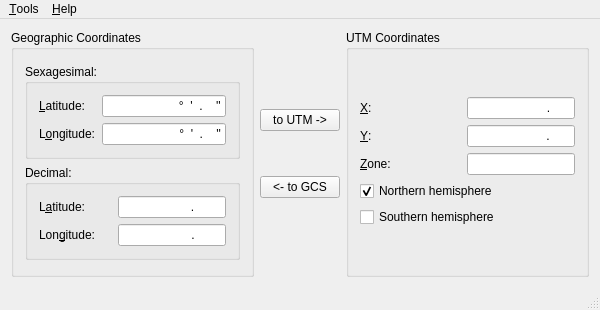
<?xml version="1.0" encoding="UTF-8"?>
<ui version="4.0">
 <class>MainWindow</class>
 <widget class="QMainWindow" name="MainWindow">
  <property name="geometry">
   <rect>
    <x>0</x>
    <y>0</y>
    <width>600</width>
    <height>310</height>
   </rect>
  </property>
  <property name="windowTitle">
   <string>Coordinates Conversion Simple Tool</string>
  </property>
  <property name="windowIcon">
   <iconset resource="icons.qrc">
    <normaloff>:/icons/globe.png</normaloff>:/icons/globe.png</iconset>
  </property>
  <widget class="QWidget" name="centralWidget">
   <layout class="QHBoxLayout" name="horizontalLayout">
    <item>
     <widget class="QGroupBox" name="groupBox">
      <property name="sizePolicy">
       <sizepolicy hsizetype="Expanding" vsizetype="Preferred">
        <horstretch>0</horstretch>
        <verstretch>0</verstretch>
       </sizepolicy>
      </property>
      <property name="title">
       <string>Geographic Coordinates</string>
      </property>
      <layout class="QVBoxLayout" name="verticalLayout_5">
       <item>
        <spacer name="verticalSpacer_4">
         <property name="orientation">
          <enum>Qt::Vertical</enum>
         </property>
         <property name="sizeHint" stdset="0">
          <size>
           <width>20</width>
           <height>20</height>
          </size>
         </property>
        </spacer>
       </item>
       <item>
        <widget class="QGroupBox" name="groupBox_4">
         <property name="title">
          <string>Sexagesimal:</string>
         </property>
         <layout class="QVBoxLayout" name="verticalLayout_2">
          <item>
           <layout class="QGridLayout" name="gridLayout_3">
            <item row="1" column="1">
             <widget class="QLineEdit" name="longitudeSexagecimal">
              <property name="toolTip">
               <string>DD°MM'SS.SS''</string>
              </property>
              <property name="inputMask">
               <string>####°##'##.####''</string>
              </property>
              <property name="text">
               <string>°'.''</string>
              </property>
              <property name="alignment">
               <set>Qt::AlignRight|Qt::AlignTrailing|Qt::AlignVCenter</set>
              </property>
             </widget>
            </item>
            <item row="0" column="0">
             <widget class="QLabel" name="label_6">
              <property name="text">
               <string>&amp;Latitude:</string>
              </property>
              <property name="buddy">
               <cstring>latitudeSexsagecimal</cstring>
              </property>
             </widget>
            </item>
            <item row="0" column="1">
             <widget class="QLineEdit" name="latitudeSexsagecimal">
              <property name="toolTip">
               <string>DD°MM'SS.SS''</string>
              </property>
              <property name="inputMask">
               <string>###°##'##.####''</string>
              </property>
              <property name="text">
               <string>°'.''</string>
              </property>
              <property name="alignment">
               <set>Qt::AlignRight|Qt::AlignTrailing|Qt::AlignVCenter</set>
              </property>
             </widget>
            </item>
            <item row="1" column="0">
             <widget class="QLabel" name="label_7">
              <property name="text">
               <string>L&amp;ongitude:</string>
              </property>
              <property name="buddy">
               <cstring>longitudeSexagecimal</cstring>
              </property>
             </widget>
            </item>
           </layout>
          </item>
         </layout>
        </widget>
       </item>
       <item>
        <widget class="QGroupBox" name="groupBox_3">
         <property name="title">
          <string>Decimal:</string>
         </property>
         <layout class="QVBoxLayout" name="verticalLayout_4">
          <item>
           <layout class="QGridLayout" name="gridLayout_2">
            <item row="0" column="0">
             <widget class="QLabel" name="label">
              <property name="text">
               <string>L&amp;atitude:</string>
              </property>
              <property name="buddy">
               <cstring>latitude</cstring>
              </property>
             </widget>
            </item>
            <item row="0" column="1">
             <widget class="QLineEdit" name="latitude">
              <property name="sizePolicy">
               <sizepolicy hsizetype="Fixed" vsizetype="Fixed">
                <horstretch>0</horstretch>
                <verstretch>0</verstretch>
               </sizepolicy>
              </property>
              <property name="toolTip">
               <string>DD.DDDD</string>
              </property>
              <property name="inputMethodHints">
               <set>Qt::ImhFormattedNumbersOnly</set>
              </property>
              <property name="inputMask">
               <string>###.########</string>
              </property>
              <property name="text">
               <string>.</string>
              </property>
              <property name="alignment">
               <set>Qt::AlignRight|Qt::AlignTrailing|Qt::AlignVCenter</set>
              </property>
             </widget>
            </item>
            <item row="1" column="0">
             <widget class="QLabel" name="label_2">
              <property name="text">
               <string>Lon&amp;gitude:</string>
              </property>
              <property name="buddy">
               <cstring>longitude</cstring>
              </property>
             </widget>
            </item>
            <item row="1" column="1">
             <widget class="QLineEdit" name="longitude">
              <property name="sizePolicy">
               <sizepolicy hsizetype="Fixed" vsizetype="Fixed">
                <horstretch>0</horstretch>
                <verstretch>0</verstretch>
               </sizepolicy>
              </property>
              <property name="toolTip">
               <string>DD.DDDD</string>
              </property>
              <property name="inputMethodHints">
               <set>Qt::ImhFormattedNumbersOnly</set>
              </property>
              <property name="inputMask">
               <string>####.########</string>
              </property>
              <property name="text">
               <string>.</string>
              </property>
              <property name="alignment">
               <set>Qt::AlignRight|Qt::AlignTrailing|Qt::AlignVCenter</set>
              </property>
             </widget>
            </item>
           </layout>
          </item>
         </layout>
        </widget>
       </item>
       <item>
        <spacer name="verticalSpacer_3">
         <property name="orientation">
          <enum>Qt::Vertical</enum>
         </property>
         <property name="sizeHint" stdset="0">
          <size>
           <width>20</width>
           <height>20</height>
          </size>
         </property>
        </spacer>
       </item>
      </layout>
     </widget>
    </item>
    <item>
     <layout class="QVBoxLayout" name="verticalLayout_3">
      <property name="sizeConstraint">
       <enum>QLayout::SetFixedSize</enum>
      </property>
      <item>
       <spacer name="verticalSpacer_2">
        <property name="orientation">
         <enum>Qt::Vertical</enum>
        </property>
        <property name="sizeType">
         <enum>QSizePolicy::Preferred</enum>
        </property>
        <property name="sizeHint" stdset="0">
         <size>
          <width>20</width>
          <height>40</height>
         </size>
        </property>
       </spacer>
      </item>
      <item>
       <widget class="QPushButton" name="toUTM">
        <property name="sizePolicy">
         <sizepolicy hsizetype="Fixed" vsizetype="Fixed">
          <horstretch>0</horstretch>
          <verstretch>0</verstretch>
         </sizepolicy>
        </property>
        <property name="text">
         <string>to UTM -&gt;</string>
        </property>
       </widget>
      </item>
      <item>
       <widget class="QPushButton" name="toGCS">
        <property name="sizePolicy">
         <sizepolicy hsizetype="Fixed" vsizetype="Fixed">
          <horstretch>0</horstretch>
          <verstretch>0</verstretch>
         </sizepolicy>
        </property>
        <property name="text">
         <string>&lt;- to GCS</string>
        </property>
       </widget>
      </item>
      <item>
       <spacer name="verticalSpacer">
        <property name="orientation">
         <enum>Qt::Vertical</enum>
        </property>
        <property name="sizeType">
         <enum>QSizePolicy::Preferred</enum>
        </property>
        <property name="sizeHint" stdset="0">
         <size>
          <width>20</width>
          <height>40</height>
         </size>
        </property>
       </spacer>
      </item>
     </layout>
    </item>
    <item>
     <widget class="QGroupBox" name="groupBox_2">
      <property name="sizePolicy">
       <sizepolicy hsizetype="Expanding" vsizetype="Preferred">
        <horstretch>0</horstretch>
        <verstretch>0</verstretch>
       </sizepolicy>
      </property>
      <property name="title">
       <string>UTM Coordinates</string>
      </property>
      <layout class="QVBoxLayout" name="verticalLayout">
       <item>
        <spacer name="verticalSpacer_6">
         <property name="orientation">
          <enum>Qt::Vertical</enum>
         </property>
         <property name="sizeHint" stdset="0">
          <size>
           <width>20</width>
           <height>40</height>
          </size>
         </property>
        </spacer>
       </item>
       <item>
        <layout class="QGridLayout" name="gridLayout">
         <item row="0" column="0">
          <widget class="QLabel" name="label_3">
           <property name="text">
            <string>&amp;X:</string>
           </property>
           <property name="buddy">
            <cstring>x</cstring>
           </property>
          </widget>
         </item>
         <item row="0" column="1">
          <widget class="QLineEdit" name="x">
           <property name="sizePolicy">
            <sizepolicy hsizetype="Preferred" vsizetype="Fixed">
             <horstretch>0</horstretch>
             <verstretch>0</verstretch>
            </sizepolicy>
           </property>
           <property name="toolTip">
            <string>X coordinate in meters</string>
           </property>
           <property name="inputMethodHints">
            <set>Qt::ImhFormattedNumbersOnly</set>
           </property>
           <property name="inputMask">
            <string>######.######</string>
           </property>
           <property name="alignment">
            <set>Qt::AlignRight|Qt::AlignTrailing|Qt::AlignVCenter</set>
           </property>
          </widget>
         </item>
         <item row="1" column="0">
          <widget class="QLabel" name="label_4">
           <property name="text">
            <string>&amp;Y:</string>
           </property>
           <property name="buddy">
            <cstring>y</cstring>
           </property>
          </widget>
         </item>
         <item row="1" column="1">
          <widget class="QLineEdit" name="y">
           <property name="sizePolicy">
            <sizepolicy hsizetype="Preferred" vsizetype="Fixed">
             <horstretch>0</horstretch>
             <verstretch>0</verstretch>
            </sizepolicy>
           </property>
           <property name="toolTip">
            <string>X coordinate in meters</string>
           </property>
           <property name="inputMethodHints">
            <set>Qt::ImhFormattedNumbersOnly</set>
           </property>
           <property name="inputMask">
            <string>#######.######</string>
           </property>
           <property name="alignment">
            <set>Qt::AlignRight|Qt::AlignTrailing|Qt::AlignVCenter</set>
           </property>
          </widget>
         </item>
         <item row="2" column="0">
          <widget class="QLabel" name="label_5">
           <property name="text">
            <string>&amp;Zone:</string>
           </property>
           <property name="buddy">
            <cstring>zone</cstring>
           </property>
          </widget>
         </item>
         <item row="2" column="1">
          <widget class="QLineEdit" name="zone">
           <property name="sizePolicy">
            <sizepolicy hsizetype="Preferred" vsizetype="Fixed">
             <horstretch>0</horstretch>
             <verstretch>0</verstretch>
            </sizepolicy>
           </property>
           <property name="toolTip">
            <string>The UTM Zone</string>
           </property>
           <property name="inputMethodHints">
            <set>Qt::ImhFormattedNumbersOnly</set>
           </property>
           <property name="inputMask">
            <string>##</string>
           </property>
           <property name="alignment">
            <set>Qt::AlignRight|Qt::AlignTrailing|Qt::AlignVCenter</set>
           </property>
          </widget>
         </item>
        </layout>
       </item>
       <item>
        <widget class="QCheckBox" name="northern">
         <property name="text">
          <string>Northern hemisphere</string>
         </property>
         <property name="checked">
          <bool>true</bool>
         </property>
         <property name="autoExclusive">
          <bool>true</bool>
         </property>
        </widget>
       </item>
       <item>
        <widget class="QCheckBox" name="southern">
         <property name="text">
          <string>Southern hemisphere</string>
         </property>
         <property name="autoExclusive">
          <bool>true</bool>
         </property>
        </widget>
       </item>
       <item>
        <spacer name="verticalSpacer_5">
         <property name="orientation">
          <enum>Qt::Vertical</enum>
         </property>
         <property name="sizeHint" stdset="0">
          <size>
           <width>20</width>
           <height>40</height>
          </size>
         </property>
        </spacer>
       </item>
      </layout>
     </widget>
    </item>
   </layout>
  </widget>
  <widget class="QMenuBar" name="menuBar">
   <property name="geometry">
    <rect>
     <x>0</x>
     <y>0</y>
     <width>600</width>
     <height>19</height>
    </rect>
   </property>
   <widget class="QMenu" name="menuTools">
    <property name="title">
     <string>&amp;Tools</string>
    </property>
    <widget class="QMenu" name="menu_Datum">
     <property name="title">
      <string>&amp;Datum</string>
     </property>
     <property name="icon">
      <iconset resource="icons.qrc">
       <normaloff>:/icons/world-go.png</normaloff>:/icons/world-go.png</iconset>
     </property>
     <addaction name="actionWGS84"/>
     <addaction name="actionHayford"/>
    </widget>
    <addaction name="menu_Datum"/>
   </widget>
   <widget class="QMenu" name="menuHelp">
    <property name="title">
     <string>&amp;Help</string>
    </property>
    <addaction name="actionAbout"/>
   </widget>
   <addaction name="menuTools"/>
   <addaction name="menuHelp"/>
  </widget>
  <widget class="QStatusBar" name="statusBar"/>
  <action name="actionWGS84">
   <property name="checkable">
    <bool>true</bool>
   </property>
   <property name="checked">
    <bool>true</bool>
   </property>
   <property name="text">
    <string>&amp;WGS 84</string>
   </property>
  </action>
  <action name="actionHayford">
   <property name="checkable">
    <bool>true</bool>
   </property>
   <property name="text">
    <string>&amp;Hayford 1909</string>
   </property>
  </action>
  <action name="actionAbout">
   <property name="icon">
    <iconset resource="icons.qrc">
     <normaloff>:/icons/about.png</normaloff>:/icons/about.png</iconset>
   </property>
   <property name="text">
    <string>&amp;About</string>
   </property>
  </action>
 </widget>
 <layoutdefault spacing="6" margin="11"/>
 <tabstops>
  <tabstop>latitudeSexsagecimal</tabstop>
  <tabstop>longitudeSexagecimal</tabstop>
  <tabstop>latitude</tabstop>
  <tabstop>longitude</tabstop>
  <tabstop>toUTM</tabstop>
  <tabstop>toGCS</tabstop>
  <tabstop>x</tabstop>
  <tabstop>y</tabstop>
  <tabstop>zone</tabstop>
  <tabstop>northern</tabstop>
  <tabstop>southern</tabstop>
 </tabstops>
 <resources>
  <include location="icons.qrc"/>
 </resources>
 <connections/>
</ui>
